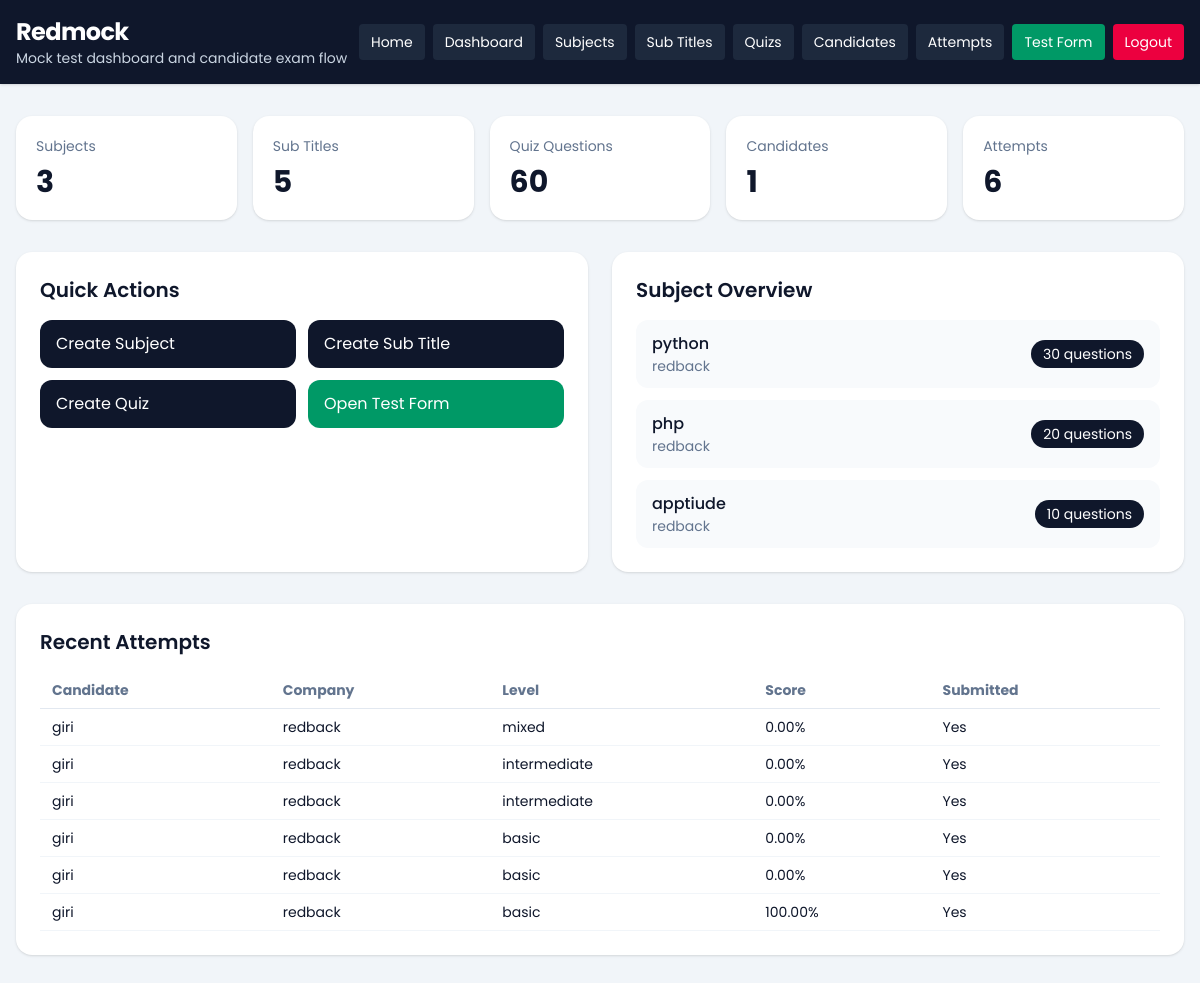
The app's page /dashboard/ (signed in), older data.
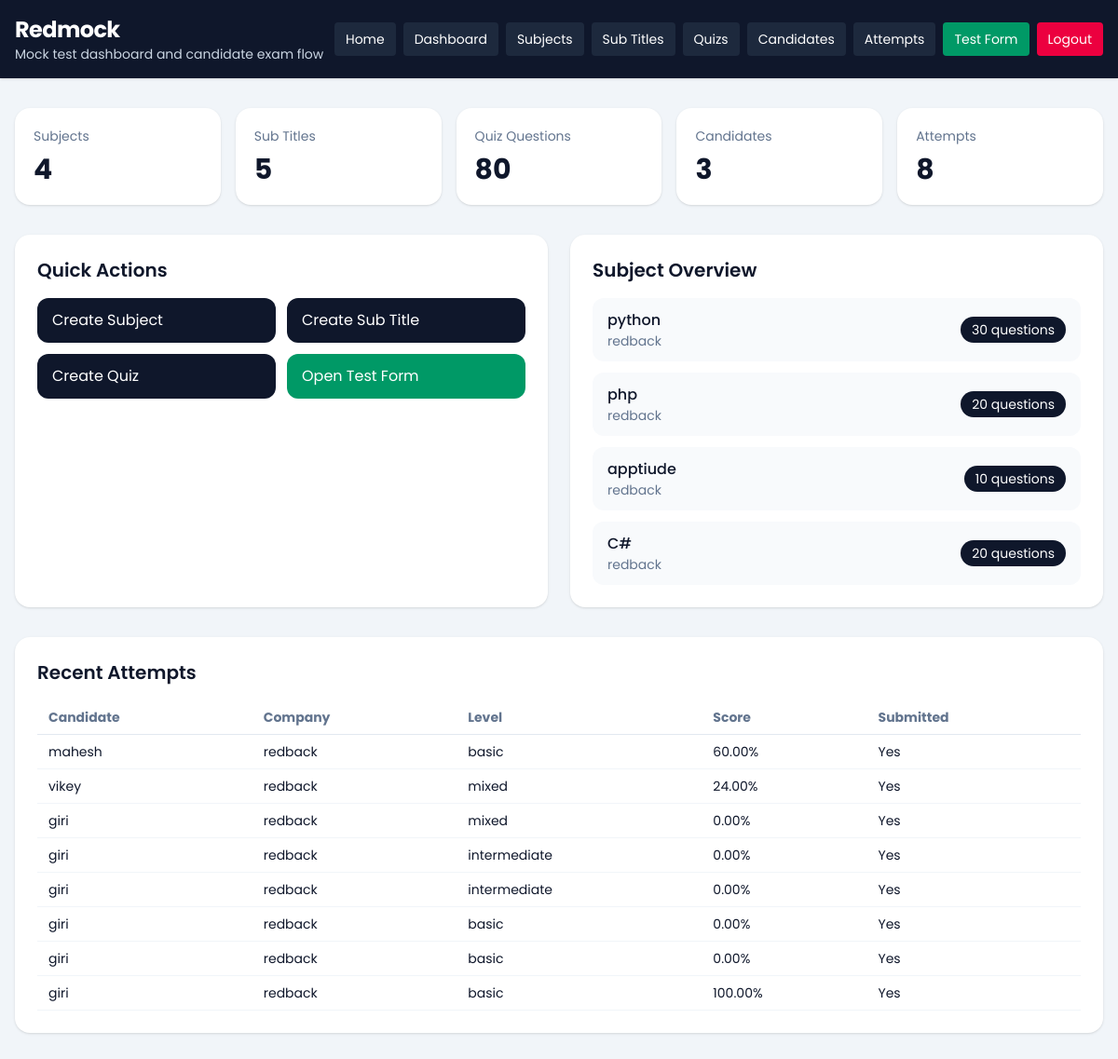
The same page, newer data.
### dashboard/models.py (models this page shows, shortened)
class TestSubject(models.Model):
    company = models.ForeignKey(Company, on_delete=models.CASCADE, related_name='subjects')
    subject = models.CharField(max_length=150)
    created_at = models.DateTimeField(auto_now_add=True)
    class Meta:
        ordering = ['subject']
        unique_together = ('company', 'subject')

class Company(models.Model):
    name = models.CharField(max_length=150)
    image = models.ImageField(upload_to='company/', blank=True, null=True)
    email = models.EmailField(unique=True)
    password = models.CharField(max_length=128)
    is_active = models.BooleanField(default=True)
    created_at = models.DateTimeField(auto_now_add=True)
    updated_at = models.DateTimeField(auto_now=True)
    class Meta:
        ordering = ['name']
        verbose_name_plural = 'Companies'

### quiz/models.py (models this page shows, shortened)
class CandidateTestAttempt(models.Model):
    SESSION_SINGLE = 'single'
    SESSION_MULTI = 'multi'
    SESSION_CHOICES = [
        (SESSION_SINGLE, 'Single'),
        (SESSION_MULTI, 'Multi'),
    ]
    candidate = models.ForeignKey(Candidate, on_delete=models.CASCADE, related_name='attempts')
    company = models.ForeignKey(Company, on_delete=models.CASCADE, related_name='attempts')
    session_type = models.CharField(max_length=10, choices=SESSION_CHOICES)
    level = models.CharField(max_length=20)
    question_count = models.PositiveIntegerField()
    duration_minutes = models.PositiveIntegerField()
    selected_subjects = models.JSONField(default=list, blank=True)
    selected_sub_titles = models.JSONField(default=list, blank=True)
    answers_json = models.JSONField(default=list, blank=True)
    correct_count = models.PositiveIntegerField(default=0)
    wrong_count = models.PositiveIntegerField(default=0)
    percentage = models.DecimalField(max_digits=5, decimal_places=2, default=0)
    started_at = models.DateTimeField(blank=True, null=True)
    submitted_at = models.DateTimeField(blank=True, null=True)
    is_submitted = models.BooleanField(default=False)
    created_at = models.DateTimeField(auto_now_add=True)
    class Meta:
        ordering = ['-created_at']

class Candidate(models.Model):
    name = models.CharField(max_length=150)
    email = models.EmailField()
    designation_tech = models.CharField(max_length=150)
    created_at = models.DateTimeField(auto_now_add=True)
    class Meta:
        ordering = ['name']

### dashboard/views.py (the view)
# urls.py: path('', views.dashboard_home, name='home'),
@company_login_required
def dashboard_home(request):
    company = request.company
    context = {
        'subject_count': TestSubject.objects.filter(company=company).count(),
        'subtitle_count': SubTitle.objects.filter(test_subject__company=company).count(),
        'quiz_count': Quiz.objects.filter(test_subject__company=company).count(),
        'candidate_count': Candidate.objects.filter(attempts__company=company).distinct().count(),
        'attempt_count': CandidateTestAttempt.objects.filter(company=company).count(),
        'subjects': TestSubject.objects.filter(company=company).select_related('company').annotate(
            quiz_total=Count('quizzes')
        )[:6],
        'recent_attempts': CandidateTestAttempt.objects.filter(company=company).select_related(
            'candidate', 'company'
        )[:8],
        'company': company,
    }
    return render(request, 'dashboard/home.html', context)

### dashboard/views.py (called while the page is built)
def get_logged_in_company(request):
    company_id = request.session.get('company_id')
    if not company_id:
        return None
    return Company.objects.filter(id=company_id, is_active=True).first()

def company_login_required(view_func):
    @wraps(view_func)
    def wrapper(request, *args, **kwargs):
        company = get_logged_in_company(request)
        if not company:
            return redirect(f"{reverse('dashboard:login')}?next={request.path}")
        request.company = company
        return view_func(request, *args, **kwargs)
    return wrapper

### templates/dashboard/home.html (shortened to what this page needs)
{% extends "base.html" %}
{% block content %}
<section class="grid gap-4 md:grid-cols-5">
    <div class="rounded-2xl bg-white p-5 shadow-sm">
        <p class="text-sm text-slate-500">Subjects</p>
        <p class="mt-2 text-3xl font-bold">{{ subject_count }}</p>
    </div>
    <div class="rounded-2xl bg-white p-5 shadow-sm">
        <p class="text-sm text-slate-500">Sub Titles</p>
        <p class="mt-2 text-3xl font-bold">{{ subtitle_count }}</p>
    </div>
    <div class="rounded-2xl bg-white p-5 shadow-sm">
        <p class="text-sm text-slate-500">Quiz Questions</p>
        <p class="mt-2 text-3xl font-bold">{{ quiz_count }}</p>
    </div>
    <div class="rounded-2xl bg-white p-5 shadow-sm">
        <p class="text-sm text-slate-500">Candidates</p>
        <p class="mt-2 text-3xl font-bold">{{ candidate_count }}</p>
    </div>
    <div class="rounded-2xl bg-white p-5 shadow-sm">
        <p class="text-sm text-slate-500">Attempts</p>
        <p class="mt-2 text-3xl font-bold">{{ attempt_count }}</p>
    </div>
</section>
<section class="mt-8 grid gap-6 lg:grid-cols-2">
    <div class="rounded-2xl bg-white p-6 shadow-sm">
        <div class="mb-4 flex items-center justify-between">
            <h2 class="text-xl font-semibold">Quick Actions</h2>
        </div>
        <div class="grid gap-3 sm:grid-cols-2">
            <a href="{% url 'dashboard:subject_create' %}" class="rounded-xl bg-slate-900 px-4 py-3 text-white">Create Subject</a>
            <a href="{% url 'dashboard:subtitle_create' %}" class="rounded-xl bg-slate-900 px-4 py-3 text-white">Create Sub Title</a>
            <a href="{% url 'dashboard:quiz_create' %}" class="rounded-xl bg-slate-900 px-4 py-3 text-white">Create Quiz</a>
            <a href="{% url 'quiz:start' %}" class="rounded-xl bg-emerald-600 px-4 py-3 text-white">Open Test Form</a>
        </div>
    </div>
    <div class="rounded-2xl bg-white p-6 shadow-sm">
        <h2 class="text-xl font-semibold">Subject Overview</h2>
        <div class="mt-4 space-y-3">
            {% for subject in subjects %}
                <div class="flex items-center justify-between rounded-xl bg-slate-50 px-4 py-3">
                    <div>
                        <p class="font-medium">{{ subject.subject }}</p>
                        <p class="text-sm text-slate-500">{{ subject.company.name }}</p>
                    </div>
                    <span class="rounded-full bg-slate-900 px-3 py-1 text-sm text-white">{{ subject.quiz_total }} questions</span>
                </div>
            {% empty %}
                <p class="text-slate-500">No subjects created yet.</p>
            {% endfor %}
        </div>
    </div>
</section>
<section class="mt-8 rounded-2xl bg-white p-6 shadow-sm">
    <h2 class="text-xl font-semibold">Recent Attempts</h2>
    <div class="mt-4 overflow-x-auto">
        <table class="min-w-full text-left text-sm">
            <thead class="border-b border-slate-200 text-slate-500">
                <tr>
                    <th class="px-3 py-2">Candidate</th>
                    <th class="px-3 py-2">Company</th>
                    <th class="px-3 py-2">Level</th>
                    <th class="px-3 py-2">Score</th>
                    <th class="px-3 py-2">Submitted</th>
                </tr>
            </thead>
            <tbody>
                {% for attempt in recent_attempts %}
                    <tr class="border-b border-slate-100">
                        <td class="px-3 py-2">{{ attempt.candidate.name }}</td>
                        <td class="px-3 py-2">{{ attempt.company.name }}</td>
                        <td class="px-3 py-2">{{ attempt.level }}</td>
                        <td class="px-3 py-2">{{ attempt.percentage }}%</td>
                        <td class="px-3 py-2">{{ attempt.is_submitted|yesno:"Yes,No" }}</td>
                    </tr>
                {% empty %}
                    <tr>
                        <td colspan="5" class="px-3 py-6 text-center text-slate-500">No test attempts yet.</td>
                    </tr>
                {% endfor %}
            </tbody>
        </table>
    </div>
</section>
{% endblock %}

### templates/base.html (shortened to what this page needs)
{% load static %}
<!DOCTYPE html>
<html lang="en">
<head>
    <link rel="stylesheet" href="{% static 'css/tailwind-build.css' %}">
</head>
<body class="min-h-screen bg-slate-100 text-slate-900" style="font-family: 'Poppins', sans-serif;">
    <div class="min-h-screen">
        <header class="bg-slate-900 text-white shadow">
            <div class="mx-auto flex max-w-7xl items-center justify-between px-4 py-4">
                <div>
                    <a href="/" class="text-2xl font-bold tracking-tight">Redmock</a>
                    <p class="text-sm text-slate-300">Mock test dashboard and candidate exam flow</p>
                </div>
                <nav class="flex flex-wrap gap-2 text-sm">
                    <a href="/" class="rounded bg-slate-800 px-3 py-2 hover:bg-slate-700">Home</a>
                    {% if request.session.company_id %}
                        <a href="/dashboard/" class="rounded bg-slate-800 px-3 py-2 hover:bg-slate-700">Dashboard</a>
                        <a href="/dashboard/subjects/" class="rounded bg-slate-800 px-3 py-2 hover:bg-slate-700">Subjects</a>
                        <a href="/dashboard/subtitles/" class="rounded bg-slate-800 px-3 py-2 hover:bg-slate-700">Sub Titles</a>
                        <a href="/dashboard/quizzes/" class="rounded bg-slate-800 px-3 py-2 hover:bg-slate-700">Quizs</a>
                        <a href="/dashboard/candidates/" class="rounded bg-slate-800 px-3 py-2 hover:bg-slate-700">Candidates</a>
                        <a href="/dashboard/attempts/" class="rounded bg-slate-800 px-3 py-2 hover:bg-slate-700">Attempts</a>
                        <a href="/quiz/start/" class="rounded bg-emerald-600 px-3 py-2 hover:bg-emerald-500">Test Form</a>
                        <a href="/dashboard/logout/" class="rounded bg-rose-600 px-3 py-2 hover:bg-rose-500">Logout</a>
                    {% else %}
                        <a href="/dashboard/login/" class="rounded bg-slate-800 px-3 py-2 hover:bg-slate-700">Dashboard Login</a>
                    {% endif %}
                </nav>
            </div>
        </header>
        <main class="mx-auto max-w-7xl px-4 py-8">
            {% block content %}{% endblock %}
        </main>
    </div>
</body>
</html>

Row changes from the older to the newer data that the page shows:
added TestSubject: subject "C#", company.name "redback", quiz_total "20"
added CandidateTestAttempt: candidate.name "mahesh", company.name "redback", level "basic", percentage "60.00", is_submitted "Yes"
added CandidateTestAttempt: candidate.name "vikey", company.name "redback", level "mixed", percentage "24.00", is_submitted "Yes"
Text that changed along with them:
{{ subject_count }}: "3" → "4"
{{ quiz_count }}: "60" → "80"
{{ candidate_count }}: "1" → "3"
{{ attempt_count }}: "6" → "8"
